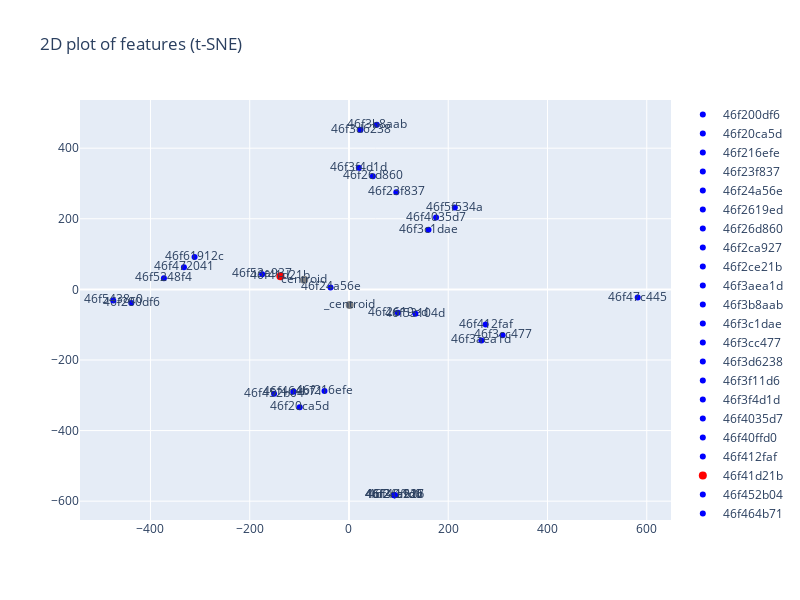

The code cell stored with this chart in its notebook:
### Markdown cell above
### Display workflows in reduced space 2D/3D

### Code cell
fig = display_features(central_job._features, dim_reduction="t-SNE", 
                       central_job_id=central_job_id,
                       n_components=2)
fig.show()

### Figure 1 — Plotly figure (JSON) as saved in the notebook; plotly's stock layout.template omitted (floating-point values rounded to 4 significant figures)
{"data": [{"marker": {"color": "blue", "size": 6}, "mode": "markers+text", "name": "46f200df6", "text": ["46f200df6"], "type": "scatter", "x": [-438.6], "y": [-38.26]}, {"marker": {"color": "blue", "size": 6}, "mode": "markers+text", "name": "46f20ca5d", "text": ["46f20ca5d"], "type": "scatter", "x": [-99.29], "y": [-334.2]}, {"marker": {"color": "blue", "size": 6}, "mode": "markers+text", "name": "46f216efe", "text": ["46f216efe"], "type": "scatter", "x": [-49.37], "y": [-287.9]}, {"marker": {"color": "blue", "size": 6}, "mode": "markers+text", "name": "46f23f837", "text": ["46f23f837"], "type": "scatter", "x": [95.41], "y": [274.8]}, {"marker": {"color": "blue", "size": 6}, "mode": "markers+text", "name": "46f24a56e", "text": ["46f24a56e"], "type": "scatter", "x": [-37.19], "y": [5.523]}, {"marker": {"color": "blue", "size": 6}, "mode": "markers+text", "name": "46f2619ed", "text": ["46f2619ed"], "type": "scatter", "x": [98.46], "y": [-66.01]}, {"marker": {"color": "blue", "size": 6}, "mode": "markers+text", "name": "46f26d860", "text": ["46f26d860"], "type": "scatter", "x": [48.1], "y": [320.6]}, {"marker": {"color": "blue", "size": 6}, "mode": "markers+text", "name": "46f2ca927", "text": ["46f2ca927"], "type": "scatter", "x": [91.89], "y": [-583.2]}, {"marker": {"color": "blue", "size": 6}, "mode": "markers+text", "name": "46f2ce21b", "text": ["46f2ce21b"], "type": "scatter", "x": [91.89], "y": [-583.2]}, {"marker": {"color": "blue", "size": 6}, "mode": "markers+text", "name": "46f3aea1d", "text": ["46f3aea1d"], "type": "scatter", "x": [266.8], "y": [-144.5]}, {"marker": {"color": "blue", "size": 6}, "mode": "markers+text", "name": "46f3b8aab", "text": ["46f3b8aab"], "type": "scatter", "x": [56.07], "y": [466.4]}, {"marker": {"color": "blue", "size": 6}, "mode": "markers+text", "name": "46f3c1dae", "text": ["46f3c1dae"], "type": "scatter", "x": [160.3], "y": [169.1]}, {"marker": {"color": "blue", "size": 6}, "mode": "markers+text", "name": "46f3cc477", "text": ["46f3cc477"], "type": "scatter", "x": [309.5], "y": [-130.1]}, {"marker": {"color": "blue", "size": 6}, "mode": "markers+text", "name": "46f3d6238", "text": ["46f3d6238"], "type": "scatter", "x": [23.26], "y": [452.5]}, {"marker": {"color": "blue", "size": 6}, "mode": "markers+text", "name": "46f3f11d6", "text": ["46f3f11d6"], "type": "scatter", "x": [91.89], "y": [-583.2]}, {"marker": {"color": "blue", "size": 6}, "mode": "markers+text", "name": "46f3f4d1d", "text": ["46f3f4d1d"], "type": "scatter", "x": [19.83], "y": [344.9]}, {"marker": {"color": "blue", "size": 6}, "mode": "markers+text", "name": "46f4035d7", "text": ["46f4035d7"], "type": "scatter", "x": [175.5], "y": [203.4]}, {"marker": {"color": "blue", "size": 6}, "mode": "markers+text", "name": "46f40ffd0", "text": ["46f40ffd0"], "type": "scatter", "x": [91.89], "y": [-583.2]}, {"marker": {"color": "blue", "size": 6}, "mode": "markers+text", "name": "46f412faf", "text": ["46f412faf"], "type": "scatter", "x": [275.4], "y": [-99.59]}, {"marker": {"color": "red", "size": 8}, "mode": "markers+text", "name": "46f41d21b", "text": ["46f41d21b"], "type": "scatter", "x": [-138.2], "y": [37.51]}, {"marker": {"color": "blue", "size": 6}, "mode": "markers+text", "name": "46f452b04", "text": ["46f452b04"], "type": "scatter", "x": [-151.0], "y": [-295.4]}, {"marker": {"color": "blue", "size": 6}, "mode": "markers+text", "name": "46f464b71", "text": ["46f464b71"], "type": "scatter", "x": [-112.0], "y": [-290.3]}, {"marker": {"color": "blue", "size": 6}, "mode": "markers+text", "name": "46f472041", "text": ["46f472041"], "type": "scatter", "x": [-332.5], "y": [62.93]}, {"marker": {"color": "blue", "size": 6}, "mode": "markers+text", "name": "46f47c445", "text": ["46f47c445"], "type": "scatter", "x": [581.8], "y": [-23.28]}, {"marker": {"color": "blue", "size": 6}, "mode": "markers+text", "name": "46f5248f4", "text": ["46f5248f4"], "type": "scatter", "x": [-372.9], "y": [31.57]}, {"marker": {"color": "blue", "size": 6}, "mode": "markers+text", "name": "46f53104d", "text": ["46f53104d"], "type": "scatter", "x": [133.9], "y": [-69.29]}, {"marker": {"color": "blue", "size": 6}, "mode": "markers+text", "name": "46f53a937", "text": ["46f53a937"], "type": "scatter", "x": [-174.9], "y": [43.2]}, {"marker": {"color": "blue", "size": 6}, "mode": "markers+text", "name": "46f5438c0", "text": ["46f5438c0"], "type": "scatter", "x": [-474.9], "y": [-31.46]}, {"marker": {"color": "blue", "size": 6}, "mode": "markers+text", "name": "46f5f534a", "text": ["46f5f534a"], "type": "scatter", "x": [213.2], "y": [231.7]}, {"marker": {"color": "blue", "size": 6}, "mode": "markers+text", "name": "46f61912c", "text": ["46f61912c"], "type": "scatter", "x": [-311.1], "y": [92.01]}, {"marker": {"color": "gray", "size": 8}, "mode": "markers+text", "name": "centroid", "text": ["centroid"], "type": "scatter", "x": [-90.24], "y": [27.52]}, {"marker": {"color": "gray", "size": 8}, "mode": "markers+text", "name": "_centroid", "text": ["_centroid"], "type": "scatter", "x": [1.385], "y": [-44.5]}], "layout": {"height": 600, "title": {"text": "2D plot of features (t-SNE)"}, "width": 800}}
